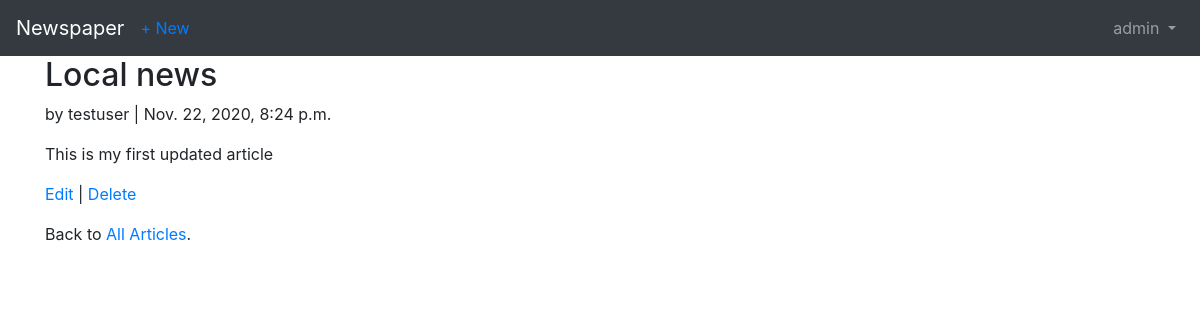
/articles/1/ (signed in), run on the app's committed database.
### users/models.py (models this page shows)
class CustomUser(AbstractUser):
    age = models.PositiveIntegerField(null=True, blank=True)

### articles/models.py (models this page shows, shortened)
class Article(models.Model):
    title = models.CharField(max_length=255)
    body = models.TextField()
    date = models.DateTimeField(auto_now_add=True)
    author = models.ForeignKey(
        get_user_model(),
        on_delete=models.CASCADE,
    )

### articles/views.py (the view)
# urls.py: path('<int:pk>/', ArticleDetailView.as_view(), name='article_detail'),
class ArticleDetailView(LoginRequiredMixin, DetailView):
    model = Article
    template_name = 'article_detail.html'
    login_url = 'login'

### templates/article_detail.html (shortened to what this page needs)
{% extends 'base.html' %}
{% block content %}
    <div class='article-entry'>
        <h2>{{ object.title }}</h2>
        <p>by {{ object.author}} | {{ object.date }}</p>
        <p>{{ object.body }} </p>
    </div>
    <p><a href="{% url 'article_edit' article.pk %}">Edit</a> |
        <a href="{% url 'article_delete' article.pk %}">Delete</a></p>
    <p>Back to <a href="{% url 'article_list' %}">All Articles</a>.</p>
{% endblock content %}

### templates/base.html (shortened to what this page needs)
<!DOCTYPE html>
<html>
<head>
  <link rel="stylesheet" href="https://stackpath.bootstrapcdn.com/bootstrap/4.5.0/css/bootstrap.min.css">
</head>
<body>
  <nav class="navbar navbar-expand-lg navbar-dark bg-dark">
    <a class="navbar-brand" href="{% url 'home' %}">Newspaper</a>
    {% if user.is_authenticated %}
      <ul class="navbar-nav mr-auto">
        <li class="nav-item"><a href="{% url 'article_new' %}">+ New</a></li>
      </ul>
    {% endif %}
    <div class="collapse navbar-collapse" id="navbarSupportedContent">
      {% if user.is_authenticated %}
        <ul class="navbar-nav ml-auto">
          <li class="nav-item">
            <a class="nav-link dropdown-toggle" href="#" id="navbarDropdown" role="button" data-toggle="dropdown" aria-haspopup="true" aria-expanded="false">
              {{ user.username }}
            </a>
          </li>
        </ul>
      {% endif %}
    </div>
  </nav>
  <main>
    <div class="container">
      {% block content %}
      {% endblock content %}
    </div>
  </main>
</body>
</html>

### data on the page
CustomUser: username "admin"
Article: title "Local news", author "testuser", date "Nov. 22, 2020, 8:24 p.m.", body "This is my first updated article"
